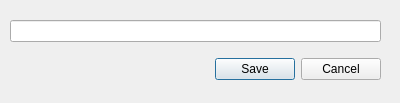
<?xml version="1.0" encoding="UTF-8"?>
<ui version="4.0">
 <class>Dialog</class>
 <widget class="QDialog" name="Dialog">
  <property name="geometry">
   <rect>
    <x>0</x>
    <y>0</y>
    <width>400</width>
    <height>103</height>
   </rect>
  </property>
  <property name="minimumSize">
   <size>
    <width>400</width>
    <height>103</height>
   </size>
  </property>
  <property name="maximumSize">
   <size>
    <width>400</width>
    <height>103</height>
   </size>
  </property>
  <property name="windowTitle">
   <string>Add  Location</string>
  </property>
  <widget class="QWidget" name="gridLayoutWidget">
   <property name="geometry">
    <rect>
     <x>10</x>
     <y>10</y>
     <width>371</width>
     <height>80</height>
    </rect>
   </property>
   <layout class="QGridLayout" name="gridLayout">
    <item row="0" column="0">
     <widget class="QLineEdit" name="locationInput"/>
    </item>
    <item row="1" column="0">
     <widget class="QDialogButtonBox" name="buttonBox">
      <property name="locale">
       <locale language="English" country="Germany"/>
      </property>
      <property name="orientation">
       <enum>Qt::Horizontal</enum>
      </property>
      <property name="standardButtons">
       <set>QDialogButtonBox::Cancel|QDialogButtonBox::Save</set>
      </property>
     </widget>
    </item>
   </layout>
  </widget>
 </widget>
 <resources/>
 <connections>
  <connection>
   <sender>buttonBox</sender>
   <signal>accepted()</signal>
   <receiver>Dialog</receiver>
   <slot>accept()</slot>
   <hints>
    <hint type="sourcelabel">
     <x>248</x>
     <y>254</y>
    </hint>
    <hint type="destinationlabel">
     <x>157</x>
     <y>274</y>
    </hint>
   </hints>
  </connection>
  <connection>
   <sender>buttonBox</sender>
   <signal>rejected()</signal>
   <receiver>Dialog</receiver>
   <slot>reject()</slot>
   <hints>
    <hint type="sourcelabel">
     <x>316</x>
     <y>260</y>
    </hint>
    <hint type="destinationlabel">
     <x>286</x>
     <y>274</y>
    </hint>
   </hints>
  </connection>
 </connections>
</ui>
